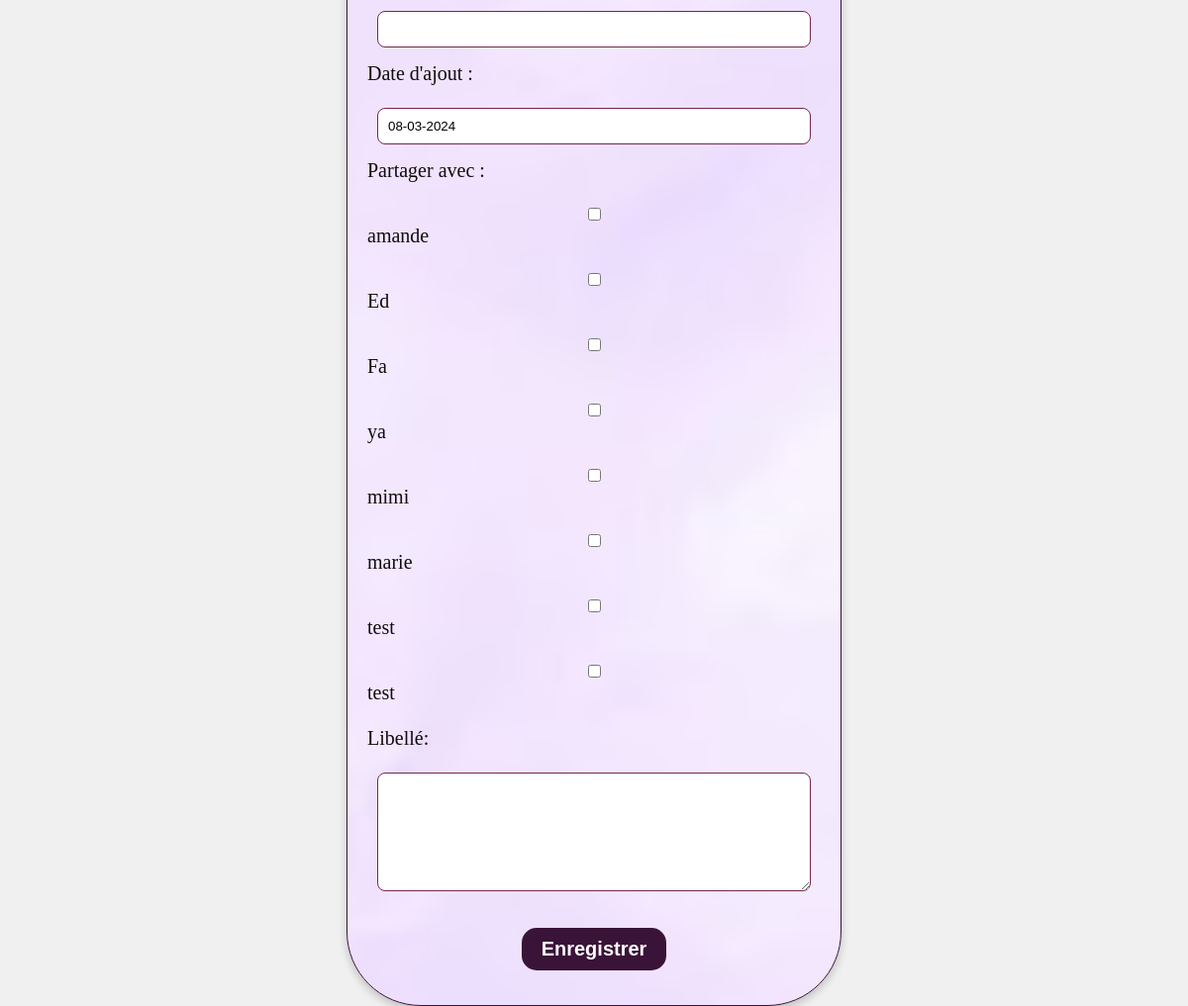
The app's page /vue/postitVue.php with its own data.
### tables this page shows
CREATE TABLE USER (
    IDUSER INTEGER PRIMARY KEY AUTOINCREMENT,
    PSEUDO TEXT NOT NULL,
    NOM TEXT NOT NULL,
    PRENOM TEXT NOT NULL,
    DATEDENAISSANCE TEXT NOT NULL,
    MAIL TEXT NOT NULL,
    MDP TEXT NOT NULL
);

### controleur/ajoutpostitControleur.php (called while the page is built, shortened)
<?php
require_once __DIR__ . '/../modele/PostitModel.php';
require_once __DIR__ . '/../vue/postitVue.php';
$postitModel = new PostitModel();
$users = $postitModel->getAllUsers();
include_once('../vue/postitVue.php');
?>

### modele/PostitModel.php (called while the page is built, shortened)
<?php
class PostitModel {
    private $db;
    public function __construct() {
        $this->db = new PDO('sqlite:C:\xampp\htdocs\ProjetTER\src\bdd\scrip.sqlite');
    }
    public function getAllUsers() {
        $sql = "SELECT IDUSER, PSEUDO FROM USER";
        $stmt = $this->db->prepare($sql);
        $stmt->execute();
        return $stmt->fetchAll(PDO::FETCH_ASSOC);
    }
}
?>

### vue/postitVue.php (the view, shortened to what this page needs)
<!DOCTYPE html>
<html lang="en">
<head>
    <link rel="stylesheet" href="styles/style2.css">
</head>
<body>
    <?php include_once('../controleur/ajoutpostitControleur.php'); ?>
    <div class="d1">
        <div>
            <form action="../controleur/ajoutpostitControleur.php" method="post" class="formulaire">
                <label for="titre">Titre :</label><br>
                <br>
                <label for="pseudo">Pseudo:</label><br>
                <input type="text" id="pseudo" name="pseudo" class="pseudo" required><br>
                <label for="datedecreation">Date d'ajout :</label><br>
                <?php $datedecreation = date('d-m-Y'); ?>
                <input type="text" id="datedecreation" name="datedecreation" value="<?php echo $datedecreation; ?>"
                    readonly>
                <br>
                <label for="users">Partager avec :</label><br>
                <?php foreach ($users as $user): ?><?php if ($user['IDUSER'] != $_SESSION['userId']){?>
                    <input type="checkbox" id="user_<?php echo $user['IDUSER']; ?>" name="users[]"
                        value="<?php echo $user['IDUSER']; ?>">
                    <label for="user_<?php echo $user['IDUSER']; ?>">
                        <?php echo $user['PSEUDO']; ?>
                    </label><br>
                    <?php } ?>
                <?php endforeach; ?>
                <label for="libelle">Libellé:</label><br>
                <textarea id="libelle" name="libelle" class="libelle" required></textarea>
                <br><br>
                <input type="submit" value="Enregistrer">
            </form>
        </div>
    </div>
</body>
</html>

### vue/styles/style2.css (style rules this page uses)
* { box-sizing: border-box; }
body { display: flex; justify-content: center; align-items: center; height: 100vh; margin: 0; background-color: #f0f0f0; }
.d1 { text-align: center; width: 500px; padding: 20px; border: 1px solid #3a1338; border-radius: 75px; box-shadow: 0 4px 8px rgba(0, 0, 0, 0.2); background: url('fondd.png') center center/cover no-repeat; overflow: auto; }
label { display: block; margin-bottom: 5px; text-align: left; color: #0f0d0d; font-size: 20px; font-family: 'Times New Roman', Times, serif; }
.formulaire { width: 100%; }
input[type="text"], input[type="submit"], textarea { width: calc(100% - 20px); padding: 10px; margin-bottom: 15px; border: 1px solid #722850; border-radius: 8px; }
textarea.libelle { min-height: 120px; resize: vertical; }
input[type="submit"] { background-color: #3a1338; color: #fff; cursor: pointer; transition: background-color 0.3s; border: none; padding: 10px 20px; border-radius: 15px; font-weight: bold; font-size: 20px; width: auto; }

### records on screen
user: PSEUDO "amande"
user: PSEUDO "Ed"
user: PSEUDO "Fa"
user: PSEUDO "ya"
user: PSEUDO "mimi"
user: PSEUDO "marie"
user: PSEUDO "test"
user: PSEUDO "test"
